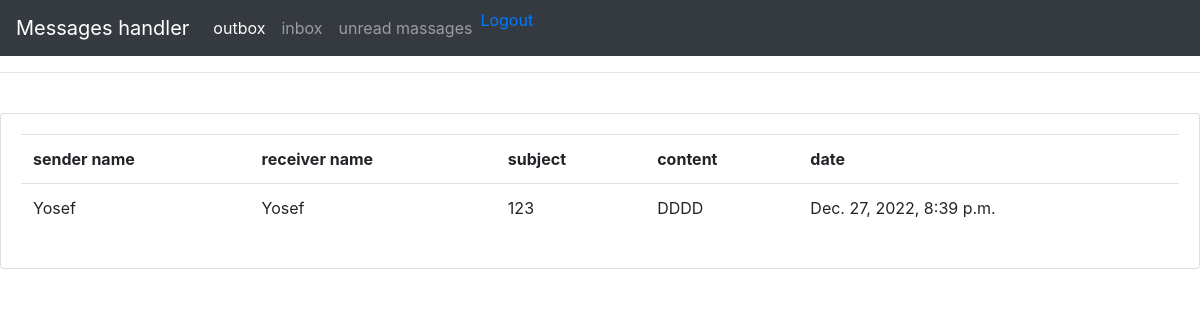
Screenshot of /read_outbox/11/ with the database file from the repository.
### APP/models.py (models this page shows)
class MASSAGE (models.Model):
    user = models.ForeignKey(User, on_delete=models.CASCADE, related_name='+')
    receiver = models.ForeignKey(User, on_delete=models.CASCADE, related_name='+')
    subject = models.CharField(null=True, max_length=200)
    massage = models.CharField(null=True, max_length=1000)
    date_created = models.DateTimeField(default=timezone.now)
    is_read = models.BooleanField(default=False)

### APP/views.py (the view)
# urls.py: path('read_outbox/<str:pk>/', APP.views.readmassage_outbox, name="read_massage_outbox"),
def readmassage_outbox(request, pk):
    massages = MASSAGE.objects.get(id=pk)
    massages.is_read = True
    try:
        with transaction.atomic():
            massages.save()
    except DatabaseError:
        massages.active = False
    return render(request, 'APP/read_outbox.html', {'massages': massages})

### APP/templates/APP/read_outbox.html
{% extends 'APP/main.html' %}
{% block content %}
		<br>
		<div class="row">
			<div class="col-md">
				<div class="card card-body">
					<table class="table">
						<tr>
							<th>sender name</th>
							<th>receiver name</th>
                            <th>subject</th>
                            <th>content</th>
                            <th>date</th>
						</tr>
                            <tr>
                                 <td>{{ massages.user }}</td>
                                 <td>{{ massages.receiver }}</td>
                                 <td>{{ massages.subject }} </td>
                                 <td>{{ massages.massage }} </td>
                                 <td>{{ massages.date_created }} </td>
                            </tr>
					</table>
				</div>
			</div>
		</div>
{% endblock content %}

### rows the page displays
MASSAGE: user "Yosef", receiver "Yosef", subject "123", massage "DDDD", date_created "Dec. 27, 2022, 8:39 p.m."
